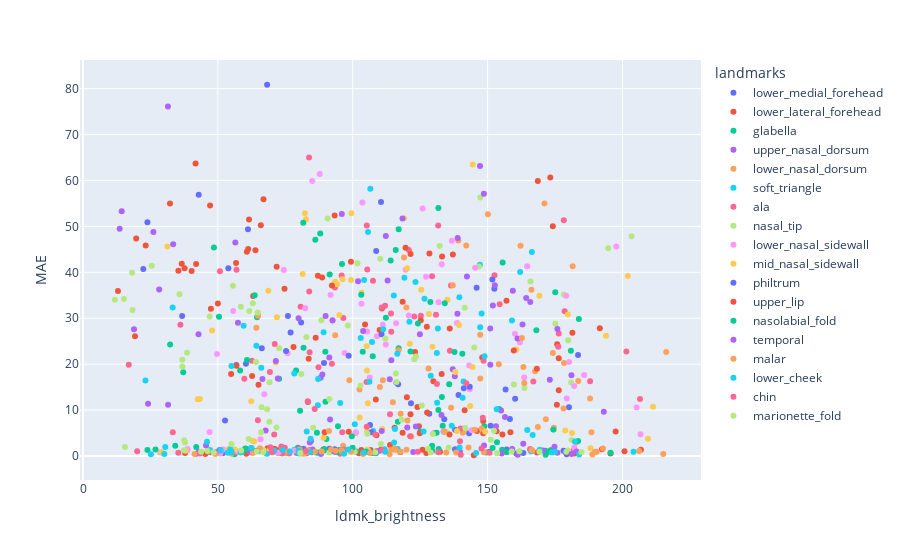

Source (notebook cell):
### Code cell
import plotly.express as px
# plot roi_brightness on x axis with the MAE on y axis, color coded by landmarks
fig = px.scatter(df, x='ldmk_brightness', y='MAE', color='landmarks', hover_data=['landmarks', 'videoFilename'])
fig.show()
